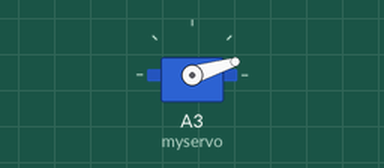
The sketch below on a simulated Arduino Uno, built with avr-gcc and run on an emulated ATmega328P. Parts: servo.

Above: at 0.05 s.
At 0.4 s:
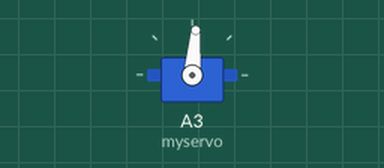
At 0.8 s:
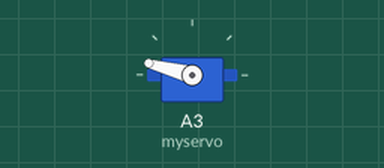
At 1.55 s:
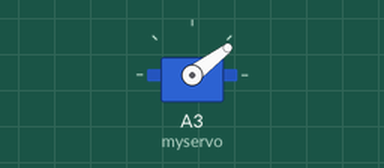
Timing chart, 0 to 4.0 s (numbered marks = the images above):
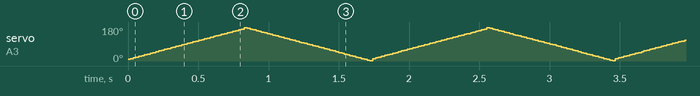

The sketch:

servo_demo.ino
```cpp
// Sweep
// by BARRAGAN <http://barraganstudio.com>

#include <Servo.h>

Servo myservo;  // create servo object to control a servo
                // a maximum of eight servo objects can be created

int pos = 0;    // variable to store the servo position

void setup()
{
  myservo.attach(A3);  // attaches the servo on pin 20
}


void loop()
{
  for(pos = 10; pos < 170; pos += 1)  // goes from 10 degrees to 170 degrees
  {                                  // in steps of 1 degree
    myservo.write(pos);              // tell servo to go to position in variable 'pos'
    delay(5);                       // waits 15ms for the servo to reach the position
  }
  for(pos = 180; pos>=1; pos-=1)     // goes from 180 degrees to 0 degrees
  {
    myservo.write(pos);              // tell servo to go to position in variable 'pos'
    delay(5);                       // waits 15ms for the servo to reach the position
  }
}
```
